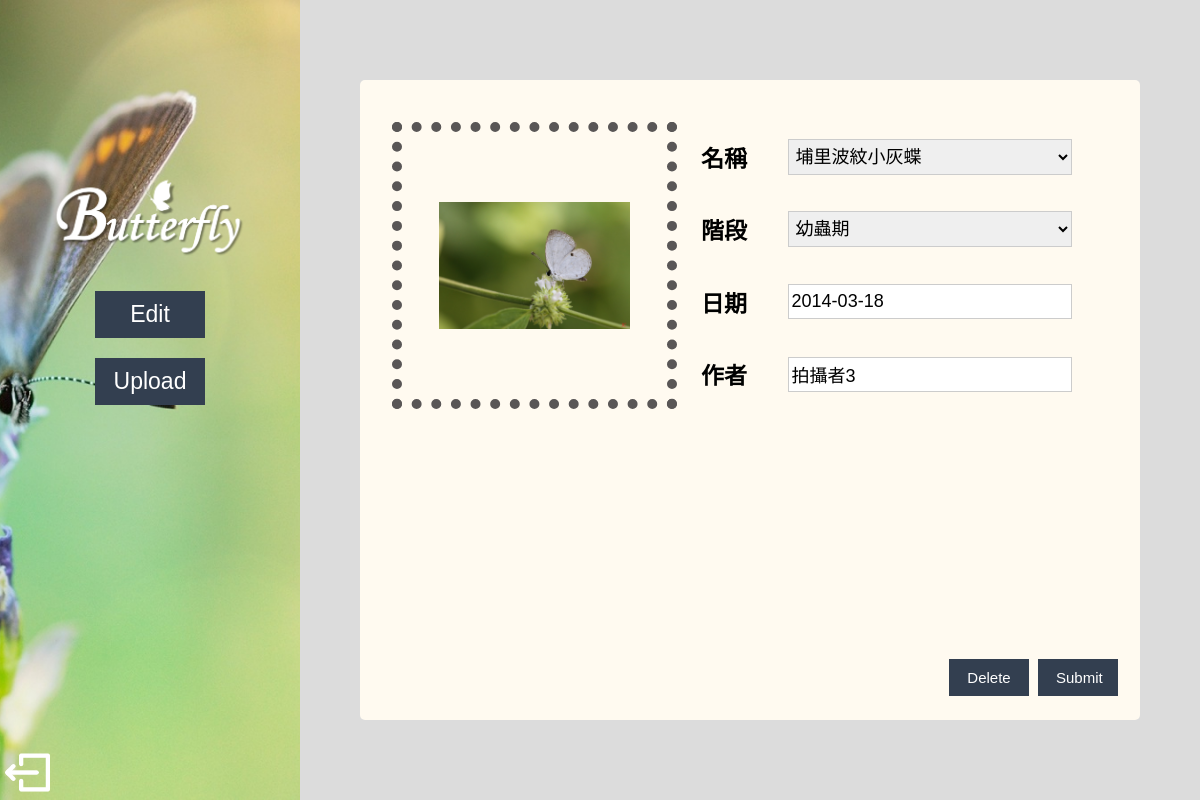
The page /user_edit_id.php?id=9 on the database as committed earlier.
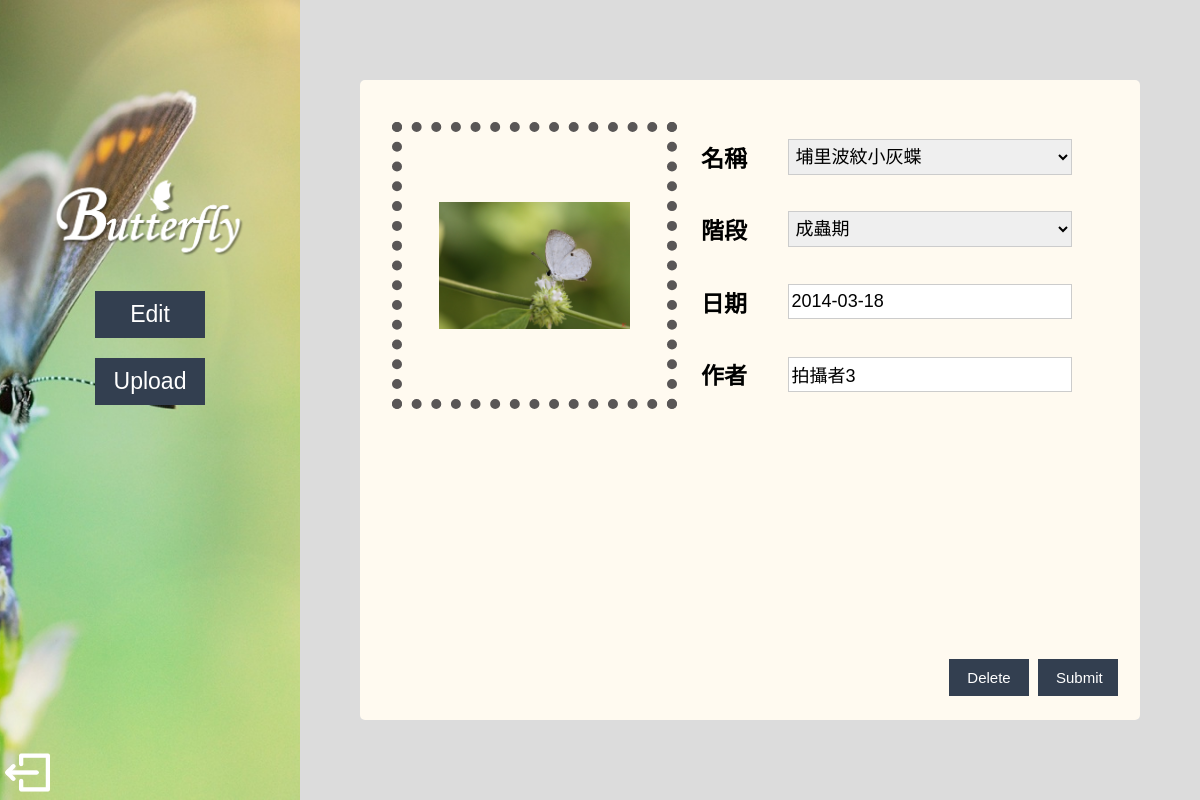
The same page on the database as committed later.
### tables this page shows
CREATE TABLE `img` (
  `id` int(11) NOT NULL,
  `src` varchar(150) NOT NULL,
  `b_name` varchar(50) NOT NULL,
  `b_stage` varchar(50) NOT NULL,
  `date` date NOT NULL,
  `author` varchar(20) NOT NULL
);

CREATE TABLE `butterfly` (
  `id` int(11) NOT NULL,
  `name` text NOT NULL,
  `nickname` text NOT NULL,
  `field` text NOT NULL,
  `gender` varchar(2) NOT NULL,
  `stage` text NOT NULL,
  `season` text NOT NULL,
  `description` text NOT NULL
);

### model.php (called while the page is built, shortened)
<?php
require("dbconnect.php");
function getButterflyList() {
    global $conn;
	$sql = "SELECT * FROM `butterfly`";
	return mysqli_query($conn, $sql);
}
?>

### user_edit_id.php (the view, shortened to what this page needs)
<?php
require('loginmodel.php');
require('model.php');
$id = (int)$_REQUEST['id'];
$sql = "select * from img where id=$id;";
$result=mysqli_query($conn,$sql) or die("DB Error: Cannot retrieve message.");
if ($rs=mysqli_fetch_assoc($result)) {
	$src=$rs['src'];
    $b_name=$rs['b_name'];
    $b_stage=$rs['b_stage'];
    $date=$rs['date'];
    $author=$rs['author'];
} else {
	echo "Your id is wrong!!";
	exit(0);
}
?>
<!DOCTYPE html PUBLIC "-//W3C//DTD XHTML 1.0 Transitional//EN" "http://www.w3.org/TR/xhtml1/DTD/xhtml1-transitional.dtd">
<html xmlns="http://www.w3.org/1999/xhtml">
<head>
<link type="text/css" rel="stylesheet" href="user_upload.css">
</head>
<body>
<div id="t">
<div id="menu">
<img src="image/title.png" id="title"/>
<button class="tool" onclick="location.href='user_edit.php'">Edit</button><br />
<button class="tool" onclick="location.href='user_upload.php'">Upload</button>
</div>
<a href='homepage.php'><img src="image/logout.png" id="logout"/></a>
</div>
<div id="content">
<form method="post" action="control.php" enctype="multipart/form-data">
<table id="f">
<tr><td rowspan="4" class="up_p"><label class="upload_cover">
    <?php echo "<img src='upload/", $src, "' class='img'/></label></td>"; ?>
    <th>名稱</th><td class="up_d"><select name='b_name'>
<?php
$results=getButterflyList();
$i=1;
while ($rs=mysqli_fetch_array($results)) {
    if ( ($i%3) == 1) {
        echo "<option ";
         if ($b_name==$rs['name'])
             echo "selected";
         echo ">", $rs['name'], "</option>";
    }
    $i++;
}
echo "</td></tr>";
?>
<tr><th>階段</th><td class="up_d"><label><select name="b_stage">
        <option <?php if ($b_stage == "幼蟲期") echo "selected"; ?> >幼蟲期</option>
        <option <?php if ($b_stage == "成蟲期") echo "selected"; ?> >成蟲期</option>
</select></label></td></tr>
<tr><th>日期</th><td class="up_d"><label>
        <input type="text" name="date" value="<?php echo $date;?>"/>
</label></td></tr>
<tr><th>作者</th><td class="up_d"><label>
        <input name="author" type="text" value="<?php echo $author;?>" />
</label></td></tr>
</table>
<div id="bu">
<button class="button"><a href="control.php?act=delete&id=<?php echo $id; ?>">Delete</a></button>
<button type="submit" class="button" value="Submit">Submit</button>
</div>
</form>
</div>
</body>
</html>

Rows that differ between the two databases and show on the page:
changed img "拍攝者3": b_stage "幼蟲期" → "成蟲期"
